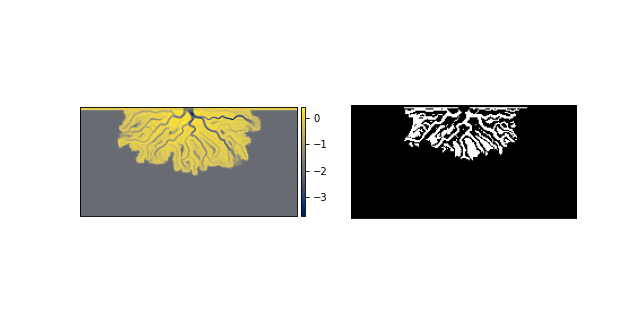

Generate this figure with Python:
import matplotlib.pyplot as plt
from deltametrics.mask import WetMask
from deltametrics.sample_data.sample_data import golf
#
golfcube = golf()
wmsk = WetMask(
    golfcube['eta'][-1, :, :],
    elevation_threshold=0)
#
fig, ax = plt.subplots(1, 2, figsize=(8, 4))
golfcube.quick_show('eta', idx=-1, ax=ax[0])
wmsk.show(ax=ax[1])
